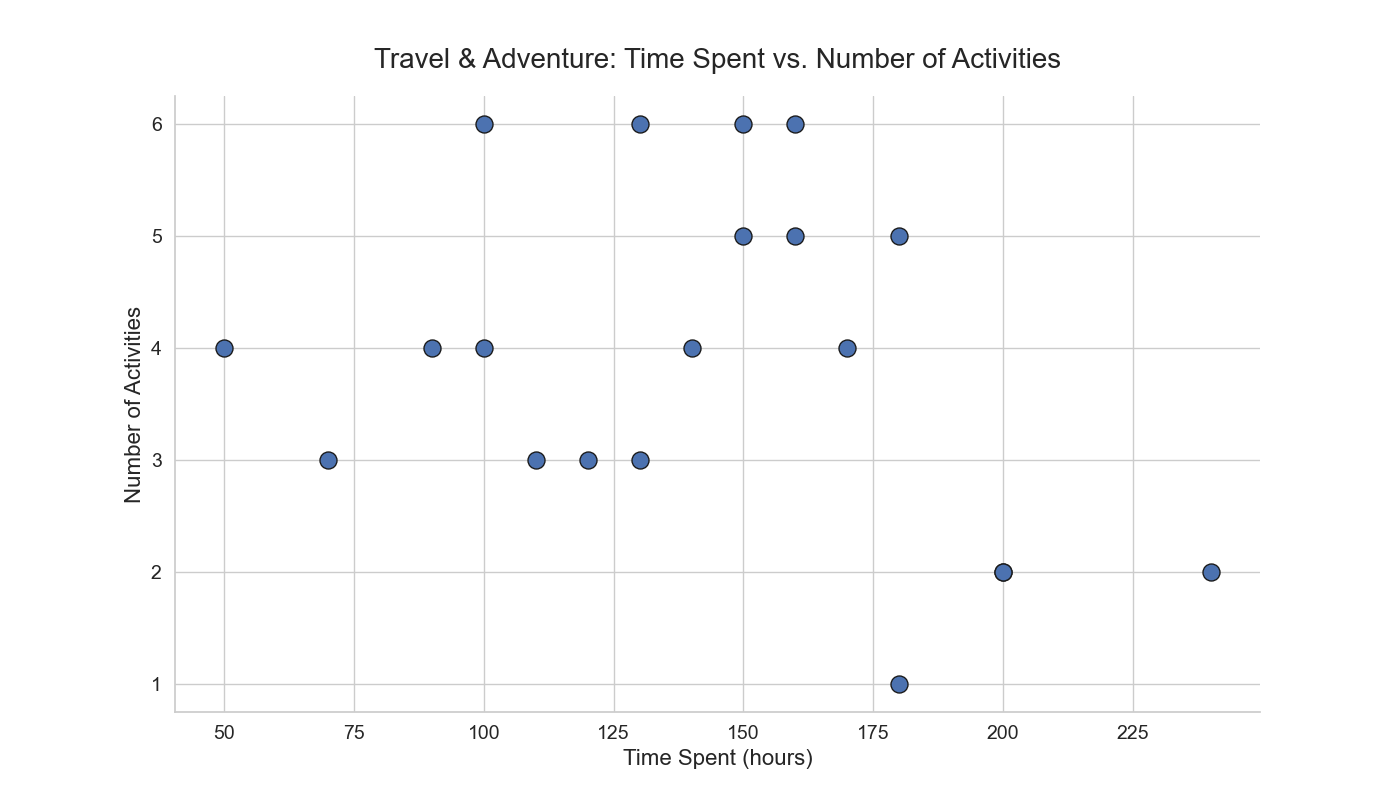

This chart was generated by the following Python code:

import seaborn as sns
import matplotlib.pyplot as plt
import pandas as pd
from io import StringIO

data = """
Category,Time_Spent,Number_of_Activities
Beach,50,4
Mountain,70,3
City_Tour,100,6
Adventure_Sports,200,2
Museums,150,5
Hiking,120,3
Camping,90,4
Wildlife_Safari,180,1
Cruise,240,2
Road_Trip,130,6
Sightseeing,160,5
Festivals,140,4
Theater,110,3
Concerts,170,4
Amusement_Parks,200,2
Historical_Sites,150,6
Cultural_Events,130,3
Shopping,180,5
Photography,100,4
Food_Tasting,160,6
"""

df = pd.read_csv(StringIO(data))

plt.figure(figsize=(14, 8))
scatter = sns.scatterplot(
    data=df, 
    x="Time_Spent", 
    y="Number_of_Activities", 
    palette=sns.color_palette(["#FF6347", "#4682B4", "#32CD32", "#FFD700", "#FF69B4"]),
    edgecolor="k", s=150
)

scatter.set_title('Travel & Adventure: Time Spent vs. Number of Activities', fontsize=20, pad=20)
scatter.set_xlabel('Time Spent (hours)', fontsize=16)
scatter.set_ylabel('Number of Activities', fontsize=16)

plt.xticks(fontsize=14)
plt.yticks(fontsize=14)

sns.despine()

plt.show()
